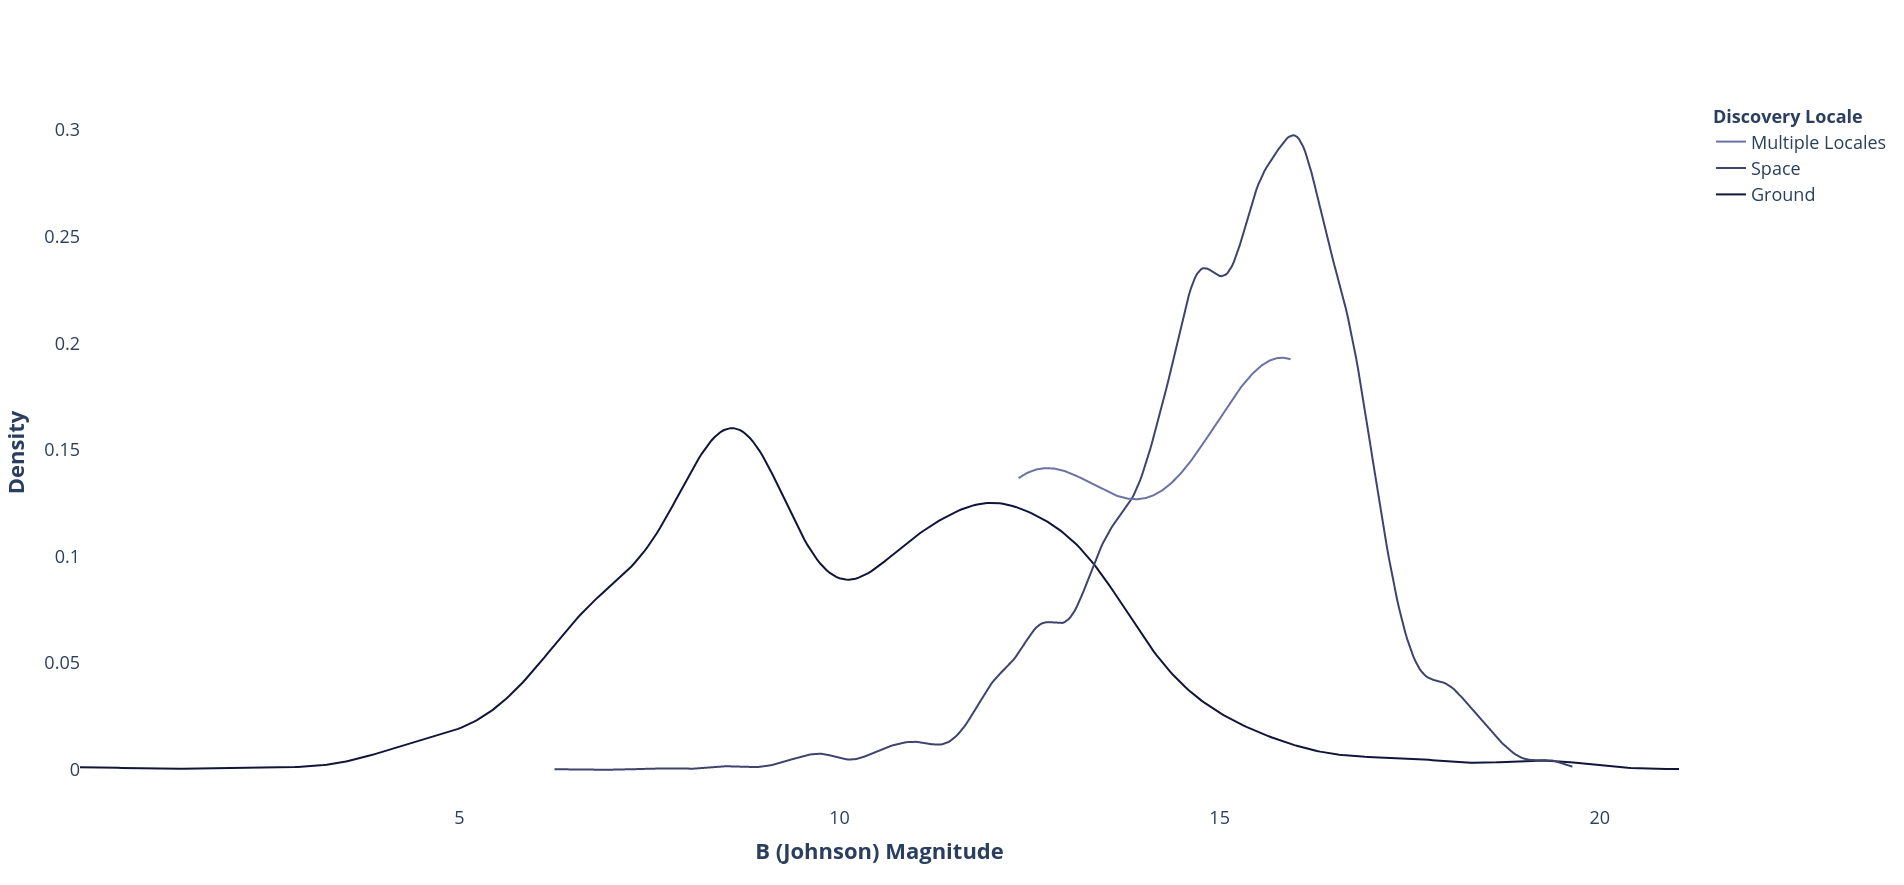

Generate this figure with Python:
# Paths:
path_data = "data/"

# Packages:
import numpy as np
import pandas as pd
import plotly.graph_objects as go
from matplotlib.colors import LinearSegmentedColormap, to_hex

# Display options:
pd.set_option("display.width", 1200)
pd.set_option("display.max_columns", 300)
pd.set_option("display.max_rows", 300)

# Dataset:
df = pd.read_csv(path_data + "nasa_exoplanets.csv")
df_varnames = pd.read_csv(path_data + "nasa_exoplanets_var_names.csv")

# Variables:
x_var = "sy_bmag"
x_var_name = df_varnames.loc[(df_varnames["var"] == x_var), ["var_name"]].values[0][0]
color_var = "disc_locale"
color_var_name = df_varnames.loc[(df_varnames["var"] == color_var), ["var_name"]].values[0][0]

# Adapt the data:
df_plot = df[[x_var, color_var]]

# Plot:
lvls = df_plot[color_var].unique()
n_levels = len(lvls)
cmap = LinearSegmentedColormap.from_list("my_palette", ["#111539", "#97A1D9"])
my_palette = [to_hex(j) for j in  [cmap(i/n_levels) for i in np.array(range(n_levels))]]

hist_data_list = []
for l, lvl in enumerate(lvls):
    df_lvl = df_plot.loc[df_plot[color_var] == lvl, ]
    df_lvl = df_lvl.dropna()
    hist_data_list += [df_lvl[x_var].tolist()]

fig = ff.create_distplot(
    hist_data = hist_data_list,
    group_labels = lvls,
    curve_type = "kde",
    show_curve = True,
    show_hist = False,
    show_rug = False,
    colors = my_palette
)
fig.update_traces(
    hovertemplate = "<b>Density: %{y:,}<br>" +
                    x_var_name + ": %{x:,}</b>"
)
fig.update_layout(
    barmode = "overlay",
    xaxis_title = "<b>" + x_var_name + "</b>" ,
    yaxis_title = "<b>Density</b>",
    font = dict(
        size = 18
    ),
    showlegend = True,
    legend_title_text = "<b>" + color_var_name + "</b>",
    plot_bgcolor = "white",
    hoverlabel = dict(
        font_size = 18,
        font_family = "Rockwell"
    )
)
fig.show()
